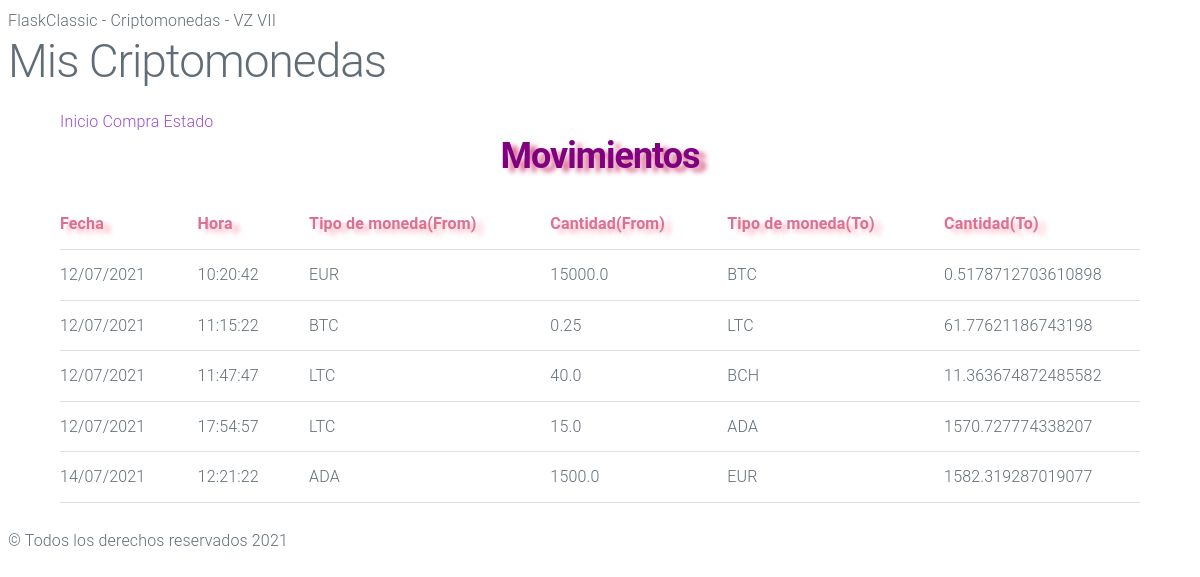
Before: / with the older database file.
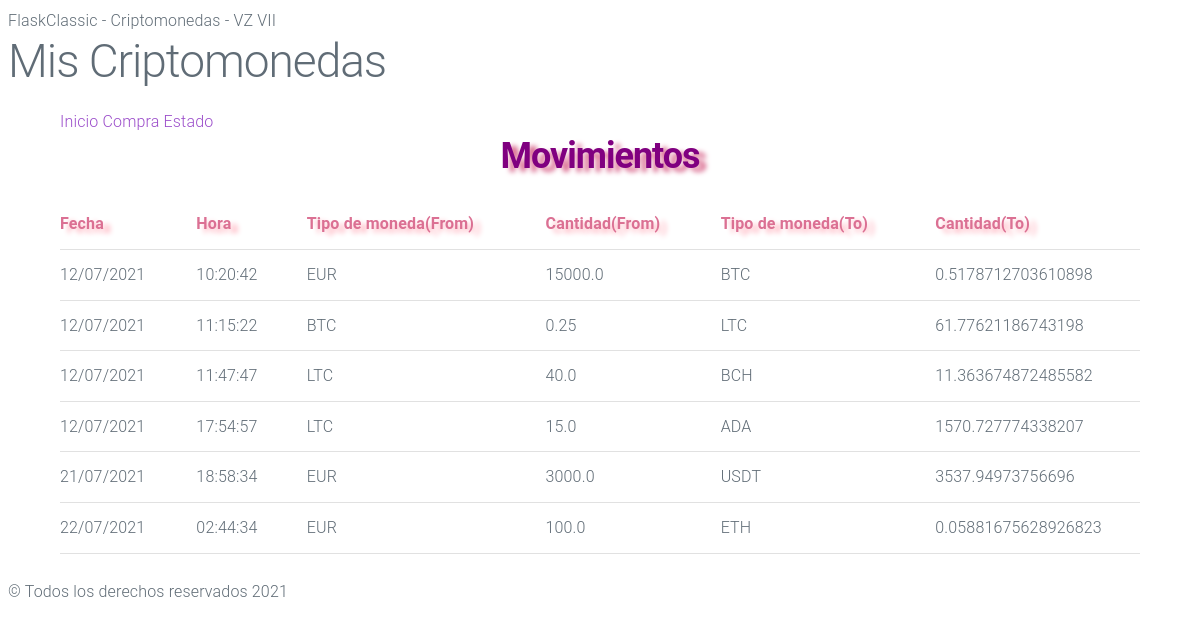
After: the same page with the newer database file.
### tables this page shows
CREATE TABLE "criptomonedas" (
	"id"	INTEGER,
	"date"	TEXT,
	"time"	NUMERIC,
	"moneda_from"	TEXT NOT NULL,
	"cantidad_from"	REAL NOT NULL,
	"moneda_to"	TEXT NOT NULL,
	"cantidad_to"	REAL NOT NULL,
	PRIMARY KEY("id" AUTOINCREMENT)
);

### criptomonedas/views.py (the view)
@app.route("/")
def index():
    query = "SELECT * FROM criptomonedas WHERE 1 = 1;"
    parametros = []
    resultado = dbManager.consultaMuchasSQL(query, parametros)
    if not resultado:
            flash("NO SE HA ENCONTRADO NINGUN MOVIMIENTO", "error")
            return render_template('movimientos.html' , datos = resultado)
    return render_template('movimientos.html' , datos = resultado)

### criptomonedas/dataaccess.py (called while the page is built)
    def __toDict__(self, cur):
        claves = cur.description
        filas = cur.fetchall()
        resultado = []
        for fila in filas:
            d = {}
            for tclave, valor in zip(claves, fila):
                d[tclave[0]] = valor
            resultado.append(d)
        return resultado

    def consultaMuchasSQL(self, query, parametros=[]):
        conexion = sqlite3.connect("criptomonedas.db")
        cur = conexion.cursor()
        cur.execute(query, parametros)
        resultado = self.__toDict__(cur)
        conexion.close()
        return resultado

### criptomonedas/templates/movimientos.html (shortened to what this page needs)
{% extends "base.html" %}
    {% block contenido %}
        <a>Inicio</a>
        <a href="/purchase">Compra</a>
        <a href="/status">Estado</a>
        <h2 style="text-align: center;" class="secundarios">Movimientos</h2>
        <table>
            <tr>
                <th class="movimientos">Fecha</th>
                <th class="movimientos">Hora</th>
                <th class="movimientos">Tipo de moneda(From)</th>
                <th class="movimientos">Cantidad(From)</th>
                <th class="movimientos">Tipo de moneda(To)</th>
                <th class="movimientos">Cantidad(To)</th>
            </tr>
           {% for movimiento in datos %}
           <tr>
                <td>{{ movimiento.date }}</td>
                <td>{{ movimiento.time }}</td>
                <td>{{ movimiento.moneda_from }}</td>
                <td>{{ movimiento.cantidad_from }}</td>
                <td>{{ movimiento.moneda_to }}</td>
                <td>{{ movimiento.cantidad_to }}</td>
           </tr>
           {% endfor %}
        </table>
    {% endblock %}

### criptomonedas/templates/base.html (shortened to what this page needs)
<!DOCTYPE html>
<html lang="en">
<head>
    <link rel="stylesheet" href="{{url_for('static', filename='css/milligram.css')}}">
    <link rel="stylesheet" href="{{url_for('static', filename='css/styless.css')}}">
</head>
<body>
    <header>
        FlaskClassic - Criptomonedas - VZ VII
    </header>
    <h1>Mis Criptomonedas</h1>
    <section class="container">
        {% block contenido %}{% endblock %}
    </section>
    <footer>
        &copy; Todos los derechos reservados 2021
    </footer>
</body>
</html>

### criptomonedas/static/css/milligram.css (style rules this page uses)
*, *:after, *:before { box-sizing: inherit; }
html { box-sizing: border-box; font-size: 62.5%; }
body { color: #606c76; font-family: 'Roboto', 'Helvetica Neue', 'Helvetica', 'Arial', sans-serif; font-size: 1.6em; font-weight: 300; letter-spacing: .01em; line-height: 1.6; }
.container { margin: 0 auto; max-width: 112.0rem; padding: 0 2.0rem; position: relative; width: 100%; }
a { color: #9b4dca; text-decoration: none; }
blockquote, dl, figure, form, ol, p, pre, table, ul { margin-bottom: 2.5rem; }
table { border-spacing: 0; display: block; overflow-x: auto; text-align: left; width: 100%; }
td, th { border-bottom: 0.1rem solid #e1e1e1; padding: 1.2rem 1.5rem; }
td:first-child, th:first-child { padding-left: 0; }
td:last-child, th:last-child { padding-right: 0; }
@media (min-width: 40rem) { table { display: table; overflow-x: initial; } }
h1, h2, h3, h4, h5, h6 { font-weight: 300; letter-spacing: -.1rem; margin-bottom: 2.0rem; margin-top: 0; }
h1 { font-size: 4.6rem; line-height: 1.2; }
h2 { font-size: 3.6rem; line-height: 1.25; }

### criptomonedas/static/css/styless.css (style rules this page uses)
.movimientos { font-weight: bold; color: palevioletred; text-shadow: 7px 4px 5px lightpink; }
.secundarios { font-weight: bold; color: purple; text-shadow: 7px 4px 5px palevioletred; }

Changed rows visible on the page:
removed criptomonedas: date "14/07/2021", time "12:21:22", moneda_from "ADA", cantidad_from "1500.0", moneda_to "EUR", cantidad_to "1582.319287019077"
added criptomonedas: date "21/07/2021", time "18:58:34", moneda_from "EUR", cantidad_from "3000.0", moneda_to "USDT", cantidad_to "3537.94973756696"
added criptomonedas: date "22/07/2021", time "02:44:34", moneda_from "EUR", cantidad_from "100.0", moneda_to "ETH", cantidad_to "0.05881675628926823"
